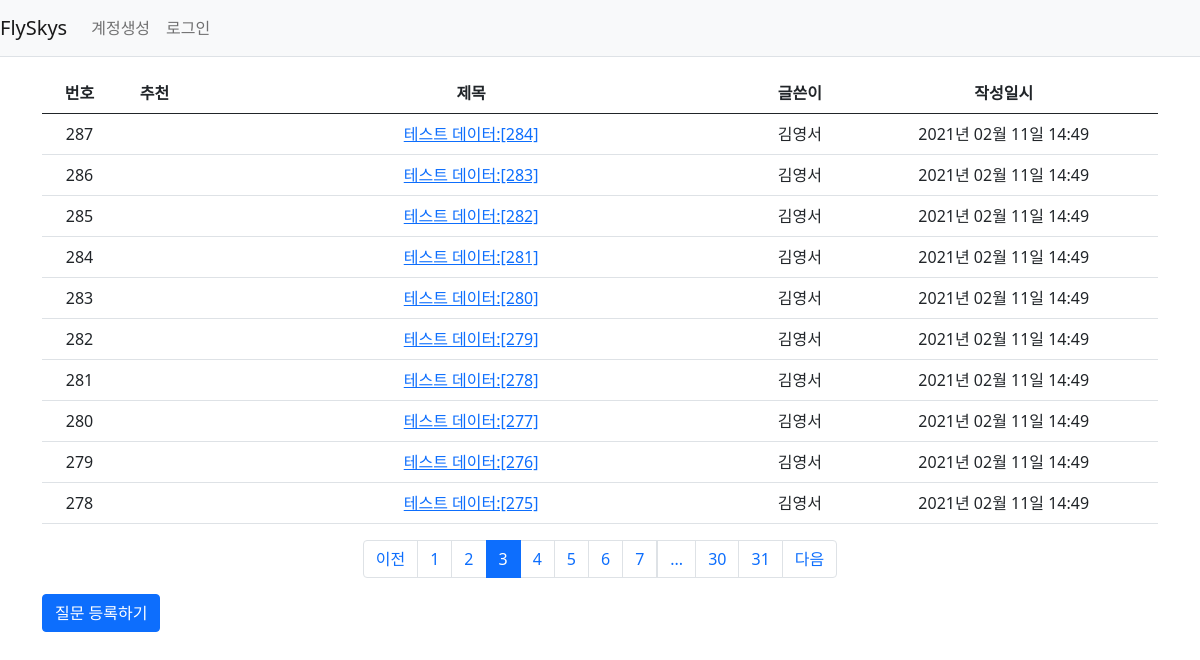
Screenshot of /question/list/?page=3 with the database file from the repository.
### flyskys/models.py (models this page shows)
class Question(db.Model):
    id = db.Column(db.Integer, primary_key=True)
    subject = db.Column(db.String(200), nullable=False)
    content = db.Column(db.Text(), nullable=False)
    create_date = db.Column(db.DateTime(), nullable=False)
    user_id = db.Column(db.Integer, db.ForeignKey(
        'user.id', ondelete='CASCADE'), nullable=False)
    user = db.relationship('User', backref=db.backref('question_set'))
    modify_date = db.Column(db.DateTime(), nullable=True)
    voter = db.relationship('User', secondary=question_voter,
                            backref=db.backref('question_voter_set'))

class User(db.Model):
    id = db.Column(db.Integer, primary_key=True)
    username = db.Column(db.String(150), unique=True, nullable=False)
    password = db.Column(db.String(200), nullable=False)
    email = db.Column(db.String(120), unique=True, nullable=False)

### flyskys/views/question_views.py (the view)
@bp.route("/list/")
def _list():
    page = request.args.get('page', type=int, default=1)
    question_list = Question.query.order_by(Question.create_date.desc())
    question_list = question_list.paginate(page, per_page=10)
    return render_template("question/question_list.html", question_list=question_list)

### flyskys/filter.py (called while the page is built)
def format_datetime(value, fmt='%Y년 %m월 %d일 %H:%M'):
    return value.strftime(fmt)

### flyskys/views/auth_views.py (called while the page is built)
@bp.before_app_request
def load_logged_in_user():
    user_id = session.get('user_id')
    if user_id is None:
        g.user = None
    else:
        g.user = User.query.get(user_id)

### flyskys/templates/question/question_list.html (shortened to what this page needs)
{% extends 'base.html' %} {% block content %}
<div class="container my-3">
  <table class="table">
    <thead>
      <tr class="text-center thead-dark">
        <th>번호</th>
        <th>추천</th>
        <th style="width: 50%">제목</th>
        <th>글쓴이</th>
        <th>작성일시</th>
      </tr>
    </thead>
    <tbody>
      {% if question_list %} {% for question in question_list.items %}
      <tr class="text-center">
        <td>
          {{ question_list.total - ((question_list.page - 1) *
          question_list.per_page) - loop.index0 }}
        </td>
        <td>
        </td>
        <td class="text-left">
          <a href="{{ url_for('question.detail', question_id=question.id) }}"
            >{{ question.subject }}
          </a>
        </td>
        <td>{{ question.user.username }}</td>
        <td>{{ question.create_date | datetime }}</td>
      </tr>
      {% endfor %} {% else %}
      <tr>
        <td colspan="3">질문이 없습니다.</td>
      </tr>
      {% endif %}
    </tbody>
  </table>
  <ul class="pagination justify-content-center">
    {% if question_list.has_prev %}
    <li class="page-item">
      <a class="page-link" href="?page={{ question_list.prev_num }}">이전</a>
    </li>
    {% else %}
    <li class="page-item disabled">
      <a class="page-link" tabindex="-1" aria-disabled="true" href="#">이전</a>
    </li>
    {% endif %}
    {% for page_num in question_list.iter_pages() %} {% if page_num %} {% if
    page_num != question_list.page %}
    <li class="page-item">
      <a class="page-link" href="?page={{ page_num }}">{{ page_num }}</a>
    </li>
    {% else %}
    <li class="page-item active" aria-current="page">
      <a class="page-link" href="#">{{ page_num }}</a>
    </li>
    {% endif %} {% else %}
    <li class="disabled">
      <a class="page-link" href="#">...</a>
    </li>
    {% endif %} {% endfor %}
    {% if question_list.has_next %}
    <li class="page-item">
      <a class="page-link" href="?page={{ question_list.next_num }}">다음</a>
    </li>
    {% else %}
    <li class="page-item disabled">
      <a class="page-link" tabindex="-1" aria-disabled="true" href="#">다음</a>
    </li>
    {% endif %}
  </ul>
  <a href="{{ url_for('question.create') }}" class="btn btn-primary"
    >질문 등록하기</a
  >
</div>
{% endblock %}

### rows the page displays
Question: id "287", subject "테스트 데이터:[284]", user.username "김영서", create_date "2021년 02월 11일 14:49"
Question: id "286", subject "테스트 데이터:[283]", user.username "김영서", create_date "2021년 02월 11일 14:49"
Question: id "285", subject "테스트 데이터:[282]", user.username "김영서", create_date "2021년 02월 11일 14:49"
Question: id "284", subject "테스트 데이터:[281]", user.username "김영서", create_date "2021년 02월 11일 14:49"
Question: id "283", subject "테스트 데이터:[280]", user.username "김영서", create_date "2021년 02월 11일 14:49"
Question: id "282", subject "테스트 데이터:[279]", user.username "김영서", create_date "2021년 02월 11일 14:49"
Question: id "281", subject "테스트 데이터:[278]", user.username "김영서", create_date "2021년 02월 11일 14:49"
Question: id "280", subject "테스트 데이터:[277]", user.username "김영서", create_date "2021년 02월 11일 14:49"
Question: id "279", subject "테스트 데이터:[276]", user.username "김영서", create_date "2021년 02월 11일 14:49"
Question: id "278", subject "테스트 데이터:[275]", user.username "김영서", create_date "2021년 02월 11일 14:49"

### other values shown
{{ page_num }} "1" "2" "4" "5" "6" "7" "30" "31"
{{ page_num }} "3"
